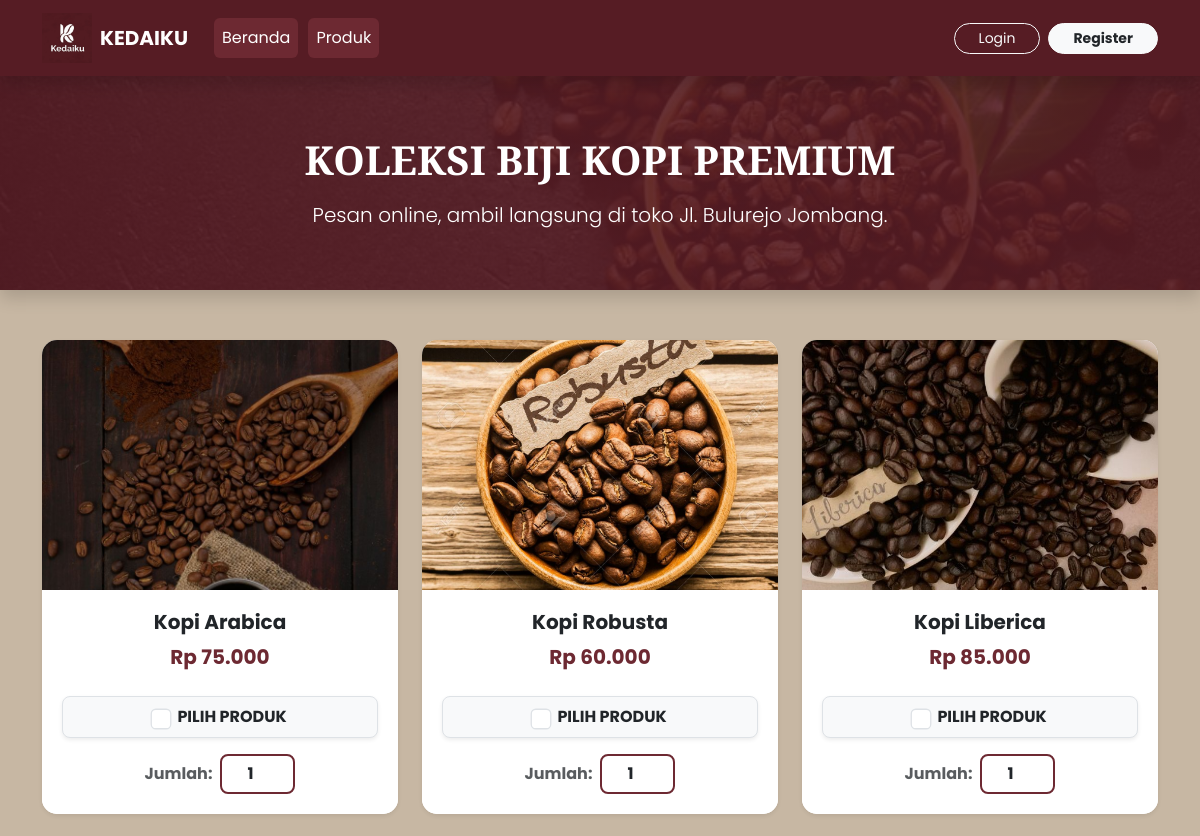
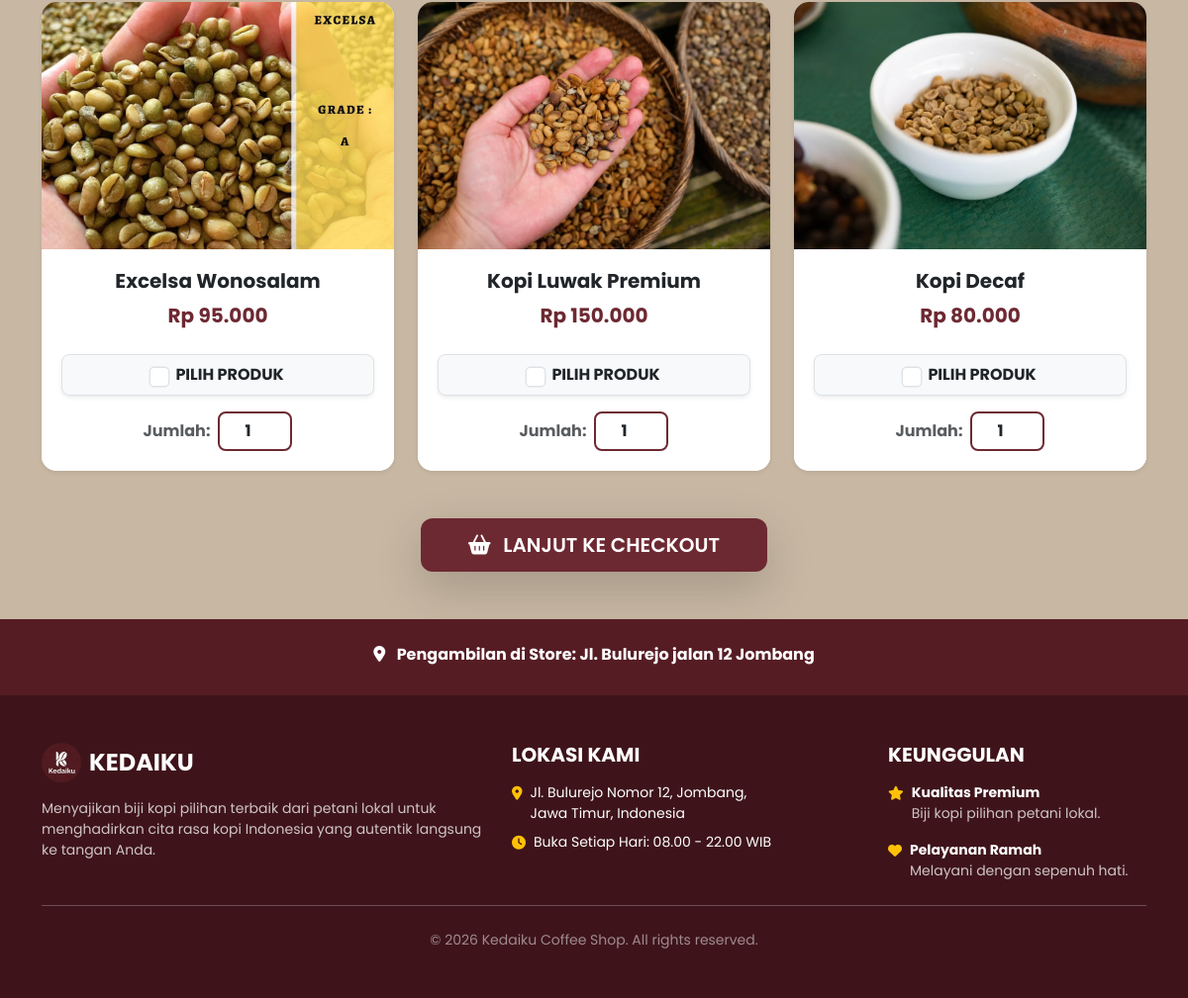
/produk.php, run on the app's committed database (2 pictures, top to bottom).
### tables this page shows
CREATE TABLE IF NOT EXISTS `produk` (
  `id` int NOT NULL AUTO_INCREMENT,
  `nama` varchar(100) DEFAULT NULL,
  `harga` int DEFAULT NULL,
  `gambar` varchar(200) DEFAULT NULL,
  `stok` int NOT NULL DEFAULT '0',
  PRIMARY KEY (`id`)
);

### produk.php (the view, shortened to what this page needs)
<?php
include 'koneksi.php';
?>
<!DOCTYPE html>
<html lang="id">
<head>
    <link rel="stylesheet" href="https://cdn.jsdelivr.net/npm/bootstrap@5.3.2/dist/css/bootstrap.min.css">
    <link rel="stylesheet" href="assets/css/style.css">
    <link rel="stylesheet" href="https://cdnjs.cloudflare.com/ajax/libs/font-awesome/6.4.2/css/all.min.css">
</head>
<body>
    <?php include 'layout/header.php'; ?>
    <div class="promo-banner text-center shadow">
        <div class="container">
            <h1 class="text-white text-uppercase fw-bold mb-3">Koleksi Biji Kopi Premium</h1>
            <p class="lead mb-0">Pesan online, ambil langsung di toko Jl. Bulurejo Jombang.</p>
        </div>
    </div>
    <div class="container mb-5 flex-grow-1">
        <form method="post" action="checkout.php">
            <div class="row justify-content-center g-4">
                <?php
                $result = $koneksi->query("SELECT * FROM produk");
                if ($result && $result->num_rows > 0) {
                    while ($row = $result->fetch_assoc()) :
                ?>
                    <div class="col-lg-4 col-md-6 col-sm-12">
                        <div class="card product-card h-100 shadow-sm d-flex flex-column">
                            <img src="assets/gambar/<?php echo $row['gambar']; ?>" class="card-img-top" style="height:250px; object-fit:cover;" alt="<?php echo $row['nama']; ?>">
                            <div class="card-body text-center d-flex flex-column">
                                <h5 class="fw-bold mb-2"><?php echo $row['nama']; ?></h5>
                                <p class="fw-bold fs-5 mb-4" style="color: #6d2932;">Rp <?php echo number_format($row['harga'], 0, ',', '.'); ?></p>
                                <div class="mt-auto">
                                    <div class="d-flex justify-content-center align-items-center mb-3 py-2 border rounded-3 bg-light shadow-sm">
                                        <input class="form-check-input custom-check me-2" type="checkbox" name="produk_id[]" value="<?php echo $row['id']; ?>" id="check_<?php echo $row['id']; ?>">
                                        <label class="form-check-label fw-bold" for="check_<?php echo $row['id']; ?>" style="cursor: pointer;">PILIH PRODUK</label>
                                    </div>
                                    <div class="d-flex justify-content-center align-items-center gap-2">
                                        <span class="fw-bold text-muted">Jumlah:</span>
                                        <input type="number" name="jumlah[<?php echo $row['id']; ?>]" class="form-control qty-input" min="1" value="1">
                                    </div>
                                </div>
                            </div>
                        </div>
                    </div>
                <?php
                    endwhile;
                } else {
                    echo "<div class='text-center py-5'><p class='text-muted'>Belum ada produk di database.</p></div>";
                }
                ?>
            </div>
            <div class="text-center mt-5">
                <button type="submit" class="btn btn-main btn-lg px-5 shadow-lg text-uppercase">
                    <i class="fa-solid fa-basket-shopping me-2"></i> Lanjut Ke Checkout
                </button>
            </div>
        </form>
    </div>
    <div class="py-4 text-center text-white mt-auto" style="background:#561c24;">
        <div class="container">
            <p class="mb-0 fw-bold"><i class="fa-solid fa-location-dot me-2"></i> Pengambilan di Store: Jl. Bulurejo jalan 12 Jombang</p>
        </div>
    </div>
    <?php include 'layout/footer.php'; ?>
</body>
</html>

### layout/header.php (shortened to what this page needs)
<nav class="navbar navbar-expand-lg navbar-dark shadow sticky-top" style="background-color: #561c24;">
    <div class="container">
        <a class="navbar-brand d-flex align-items-center fw-bold text-uppercase text-white" href="index.php">
            <img src="assets/gambar/logo.jpeg" alt="Logo Kedaiku" height="50" class="d-inline-block align-text-top me-2">
            KEDAIKU
        </a>
        <div class="collapse navbar-collapse" id="navbarNav">
            <ul class="navbar-nav me-auto">
                <li class="nav-item">
                    <a class="nav-link active" href="index.php">Beranda</a>
                </li>
                <li class="nav-item">
                    <a class="nav-link" href="produk.php">Produk</a>
                </li>
            </ul>
            <ul class="navbar-nav ms-auto align-items-center">
                <?php if (isset($_SESSION['username'])) : ?>
                    <?php if (isset($_SESSION['role']) && $_SESSION['role'] == "admin") : ?>
                        <li class="nav-item me-3">
                            <a class="nav-link text-warning fw-bold" href="admin.php">⚙️ Dashboard Admin</a>
                        </li>
                    <?php endif; ?>
                    <li class="nav-item dropdown">
                        <a class="nav-link dropdown-toggle text-white d-flex align-items-center fw-bold" href="#" id="userDropdown" role="button" data-bs-toggle="dropdown" aria-expanded="false">
                            <?php
                            $fotoPath = "assets/foto/" . $_SESSION['foto'];
                            if (!empty($_SESSION['foto']) && file_exists($fotoPath)) {
                                echo '<img src="' . $fotoPath . '" class="rounded-circle me-2" style="width: 32px; height: 32px; object-fit: cover; border: 2px solid #e8d8c4;">';
                            } else {
                                echo '<img src="assets/foto/default.png" class="rounded-circle me-2" style="width: 32px; height: 32px; object-fit: cover; border: 2px solid #e8d8c4;">';
                            }
                            ?>
                            <span>Hai, <?php echo htmlspecialchars($_SESSION['username']); ?></span>
                        </a>
                        <ul class="dropdown-menu dropdown-menu-dark dropdown-menu-end shadow border-0 mt-2" aria-labelledby="userDropdown">
                            <li><a class="dropdown-item" href="profil.php">👤 Profil Akun</a></li>
                            <li><a class="dropdown-item" href="pesanan.php">🛍️ Riwayat Pesanan</a></li>
                            <li><hr class="dropdown-divider"></li>
                            <li><a class="dropdown-item text-danger fw-bold" href="logout.php">🚪 Logout</a></li>
                        </ul>
                    </li>
                <?php else : ?>
                    <li class="nav-item">
                        <a class="btn btn-outline-light btn-sm px-4 rounded-pill" href="login.php">Login</a>
                    </li>
                    <li class="nav-item ms-2">
                        <a class="btn btn-light btn-sm px-4 rounded-pill text-dark fw-bold" href="register.php">Register</a>
                    </li>
                <?php endif; ?>
            </ul>
        </div>
    </div>
</nav>

### layout/footer.php
<footer class="text-white py-5" style="background: #3e141a; border-top: 5px solid #561c24;">
    <div class="container text-center text-md-start">
        <div class="row g-4">
            <div class="col-md-5">
                <h4 class="fw-bold text-uppercase mb-3 d-flex align-items-center justify-content-center justify-content-md-start">
                    <img src="assets/gambar/logo.jpeg" height="40" class="me-2 rounded-circle"> KEDAIKU
                </h4>
                <p class="small opacity-75">Menyajikan biji kopi pilihan terbaik dari petani lokal untuk menghadirkan cita rasa kopi Indonesia yang autentik langsung ke tangan Anda.</p>
            </div>
            <div class="col-md-4">
                <h5 class="fw-bold mb-3">LOKASI KAMI</h5>
                <p class="small mb-2 d-flex align-items-start justify-content-center justify-content-md-start">
                    <i class="fa-solid fa-location-dot mt-1 me-2 text-warning"></i>
                    <span>Jl. Bulurejo Nomor 12, Jombang,<br>Jawa Timur, Indonesia</span>
                </p>
                <p class="small d-flex align-items-center justify-content-center justify-content-md-start">
                    <i class="fa-solid fa-clock me-2 text-warning"></i>
                    <span>Buka Setiap Hari: 08.00 - 22.00 WIB</span>
                </p>
            </div>
            <div class="col-md-3">
                <h5 class="fw-bold mb-3">KEUNGGULAN</h5>
                <div class="small">
                    <div class="d-flex align-items-start justify-content-center justify-content-md-start mb-3">
                        <i class="fa-solid fa-star me-2 text-warning mt-1"></i>
                        <div>
                            <span class="d-block fw-bold">Kualitas Premium</span>
                            <span class="opacity-75">Biji kopi pilihan petani lokal.</span>
                        </div>
                    </div>
                    <div class="d-flex align-items-start justify-content-center justify-content-md-start">
                        <i class="fa-solid fa-heart me-2 text-warning mt-1"></i>
                        <div>
                            <span class="d-block fw-bold">Pelayanan Ramah</span>
                            <span class="opacity-75">Melayani dengan sepenuh hati.</span>
                        </div>
                    </div>
                </div>
            </div>
        </div>
        <hr class="my-4 border-light opacity-25">
        <div class="text-center">
            <p class="mb-0 small opacity-50">&copy; <?php echo date("Y"); ?> Kedaiku Coffee Shop. All rights reserved.</p>
        </div>
    </div>
</footer>

### assets/css/style.css (style rules this page uses)
body { font-family:'Poppins',sans-serif; background:#c7b7a3; }
.navbar-nav .nav-link { background:#6d2932; color:white !important; padding:8px 16px; margin-left:10px; border-radius:6px; transition:0.3s; }
h1,h2,h3 { font-family:'Playfair Display', serif; color:#561c24; }
footer { background:#561c24; color:white; }

### produk.php (style rules this page uses)
body { font-family: 'Poppins', sans-serif; background: #c7b7a3; min-height: 100vh; display: flex; flex-direction: column; }
h1 { font-family: 'Playfair Display', serif; color: #561c24; }
.product-card { background: #fff; border: none; transition: all 0.3s ease; border-radius: 15px; overflow: hidden; }
.btn-main { background: #6d2932; color: white; border: none; font-weight: 600; border-radius: 12px; padding: 12px; transition: 0.3s; }
.qty-input { width: 75px; text-align: center; border-radius: 8px; border: 2px solid #6d2932; font-weight: bold; }
.custom-check { transform: scale(1.3); cursor: pointer; }
.card-body { background: #ffffff; padding: 20px; }
.promo-banner { background: linear-gradient(rgba(86, 28, 36, 0.9), rgba(86, 28, 36, 0.9)), url('assets/gambar/Index.jpg'); background-size: cover; background-position: center; color: white; padding: 60px 0; margin-bottom: 50px; }

### data on the page
produk: gambar (picture), nama "Kopi Arabica", harga "75.000", id "1"
produk: gambar (picture), nama "Kopi Robusta", harga "60.000"
produk: gambar (picture), nama "Kopi Liberica", harga "85.000"
produk: gambar (picture), nama "Excelsa Wonosalam", harga "95.000"
produk: gambar (picture), nama "Kopi Luwak Premium", harga "150.000"
produk: gambar (picture), nama "Kopi Decaf", harga "80.000"
